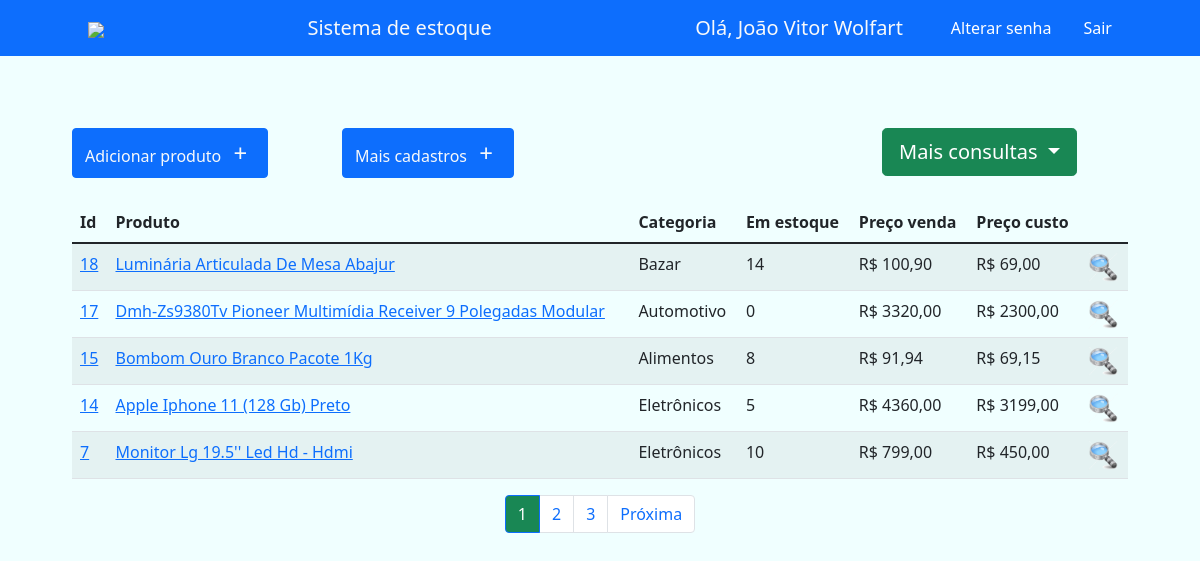
The app's page /home/ (signed in) with its own data.
### produtos/models.py (models this page shows, shortened)
class Produto(models.Model):
    produto = models.CharField(max_length=200)
    categoria = models.ForeignKey(Categoria, on_delete=models.DO_NOTHING)
    medida = models.ForeignKey(Medidas, on_delete=models.DO_NOTHING, blank=True, null=True)
    data_ultima_compra = models.DateField(blank=True, null=True)
    preco_ultima_compra = models.DecimalField(max_digits=7, decimal_places=2, blank=True, null=True)
    preco_venda = models.DecimalField(max_digits=7, decimal_places=2, blank=True, null=True)
    data_ultima_venda = models.DateField(blank=True, null=True)
    estoque = models.IntegerField(default=0)
    informacoes = models.TextField(blank=True, null=True)
    foto = models.ImageField(blank=True, upload_to='fotos')
    usuario = models.ForeignKey(User, on_delete=models.CASCADE, blank=True, null=True)
    ativo = models.BooleanField(default=True)

class Categoria(models.Model):
    categoria = models.CharField(max_length=100)
    def __str__(self):
        return self.categoria

### produtos/views.py (the view)
# urls.py: path('home/', views.index, name='home'),
@login_required(login_url='login')
def index(request):
    user = request.user
    produtos = Produto.objects.all().filter(
        ativo=True, usuario=user
    ).order_by('-id')
    paginator = Paginator(produtos, 5)
    page = request.GET.get('p')
    produtos = paginator.get_page(page)
    return render(request, 'paginas/index.html', {'produtos':produtos})

### produtos/templates/paginas/index.html (shortened to what this page needs)
{% extends 'base.html'%}
{% load static%}
{%block 'conteudo'%}
    <div class="row">
      <div class="col-md-3">
        <a href="{% url 'adicionar_produto'%}" class="btn btn-primary text-light my-4">Adicionar produto  <span class="fs-4 px-2">+</span></a>
      </div>
      <div class="col-md-3">
        <a href="{% url 'cadastros'%}" class="btn btn-primary text-light my-4">Mais cadastros  <span class="fs-4 px-2">+</span></a>
      </div>
      <div class="col-md-3">
      </div>
      <div class="col-md-3">
        <div class="dropdown">
          <button class="btn btn-lg btn-success dropdown-toggle my-4" type="button" id="dropdownMenuButton1" data-bs-toggle="dropdown" aria-expanded="false">
            Mais consultas
          </button>
        </div>
      </div>
    </div>
    <table class="table table-striped table-hover">
        <thead>
          <tr>
            <th scope="col">Id</th>
            <th scope="col">Produto</th>
            <th scope="col">Categoria</th>
            <th scope="col">Em estoque</th>
            <th scope="col">Preço venda</th>
            <th scope="col">Preço custo</th>
          </tr>
        </thead>
        <tbody>
          {% for p in produtos%}
          <tr>
              <td><a href="{% url 'detalhes' p.id %}">{{p.id}}</a></td>
              <td><a href="{% url 'detalhes' p.id %}">{{p.produto}}</a></td>
              <td>{{p.categoria}}</td>
              <td>{{p.estoque}}</td>
              <td>R$ {{p.preco_venda}}</td>
              {%if p.preco_ultima_compra%}
              <td>R$ {{p.preco_ultima_compra}}</td>
              {% else %}
              <td>Nenhuma compra realizada</td>
              {% endif %}
              <td><a href="{% url 'relatorio' p.id %}" title="Ver movimentação do produto"><img src="{% static 'img/lupa2.png'%}" style="max-width: 30px;"></a></td>
          </tr>
          {%endfor%}
        </tbody>
      </table>
      <nav aria-label="Page navigation example">
        <ul class="pagination justify-content-center">
          {%for pagina in produtos.paginator.page_range%}
          {%if produtos.number == pagina%}
            <li class="page-item active"><a class="page-link bg-success" href="?p={{pagina}}">{{pagina}}</a></li>
          {% else %}
            <li class="page-item"><a class="page-link" href="?p={{pagina}}">{{pagina}}</a></li>
          {%endif%}
          {%endfor%}
          {%if produtos.has_next%}
          <li class="page-item">
            <a class="page-link" href="?p={{produtos.next_page_number}}">Próxima</a>
          </li>
          {%endif%}
        </ul>
      </nav>
{%endblock%}

### templates/base.html (shortened to what this page needs)
{% load static%}
<!doctype html>
<html lang="pt-br">
  <head>
    <link href="https://cdn.jsdelivr.net/npm/bootstrap@5.1.3/dist/css/bootstrap.min.css" rel="stylesheet">
    <link rel="stylesheet" href="{% static 'css/blog.css' %}">
  </head>
  <body>
    <nav class="navbar navbar-light bg-primary">
        <div class="container">
          <a href="{% url 'home'%}" class="navbar-brand nav-link text-light text-start"><img src="{% static 'img/icone_home.png'%}" style="max-width: 50px;"></span>
          <a href="{% url 'home'%}" class="navbar-brand nav-link text-light text-start">Sistema de estoque</span>
          <div class="d-flex">
          {% if user.first_name != ''%}
          <span>Olá, {{user.first_name}} {{user.last_name}}</span>
          {% else %}
          <span>Olá, {{user}}</span>
          {%endif%}
          <a class="nav-link text-white" href="{% url 'alterar_senha' %}">Alterar senha</a>
          <a class="nav-link text-white" href="{% url 'logout' %}">Sair</a>
          </div>
        </div>
      </nav>
      <div class="container mt-5 mb-3">
      {% block 'conteudo' %}
      {% endblock %}
    </div>
  </body>
</html>

### templates/static/css/blog.css (style rules this page uses)
* { margin: 0; padding: 0; }
body { background-color: azure; }
.container { width: 90%; margin: 0 auto; }
a { cursor: pointer; }

### records on screen
Produto: id "18", produto "Luminária Articulada De Mesa Abajur", categoria "Bazar", estoque "14", preco_venda "100,90", preco_ultima_compra "69,00"
Produto: id "17", produto "Dmh-Zs9380Tv Pioneer Multimídia Receiver 9 Polegadas Modular", categoria "Automotivo", estoque "0", preco_venda "3320,00", preco_ultima_compra "2300,00"
Produto: id "15", produto "Bombom Ouro Branco Pacote 1Kg", categoria "Alimentos", estoque "8", preco_venda "91,94", preco_ultima_compra "69,15"
Produto: id "14", produto "Apple Iphone 11 (128 Gb) Preto", categoria "Eletrônicos", estoque "5", preco_venda "4360,00", preco_ultima_compra "3199,00"
Produto: id "7", produto "Monitor Lg 19.5'' Led Hd - Hdmi", categoria "Eletrônicos", estoque "10", preco_venda "799,00", preco_ultima_compra "450,00"

### other values on screen
{{ user.first_name }} "João Vitor"
{{ user.last_name }} "Wolfart"
{{ pagina }} "1"
{{ pagina }} "2" "3"
